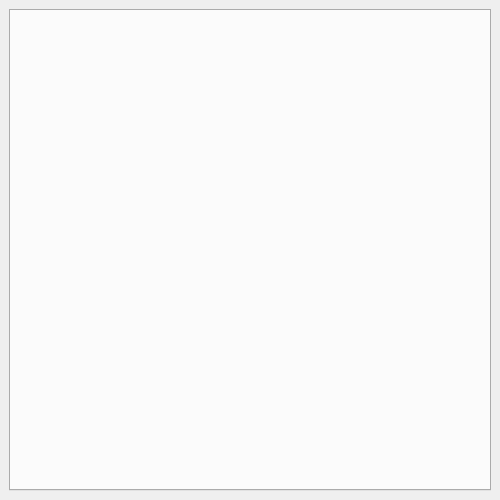
<?xml version="1.0" encoding="UTF-8"?>
<ui version="4.0">
 <class>MainWindow</class>
 <widget class="QMainWindow" name="MainWindow">
  <property name="geometry">
   <rect>
    <x>0</x>
    <y>0</y>
    <width>500</width>
    <height>500</height>
   </rect>
  </property>
  <property name="windowTitle">
   <string>MainWindow</string>
  </property>
  <widget class="QWidget" name="centralwidget">
   <layout class="QVBoxLayout" name="verticalLayout">
    <item>
     <widget class="QTabWidget" name="tabs"/>
    </item>
   </layout>
  </widget>
 </widget>
 <resources/>
 <connections/>
</ui>
